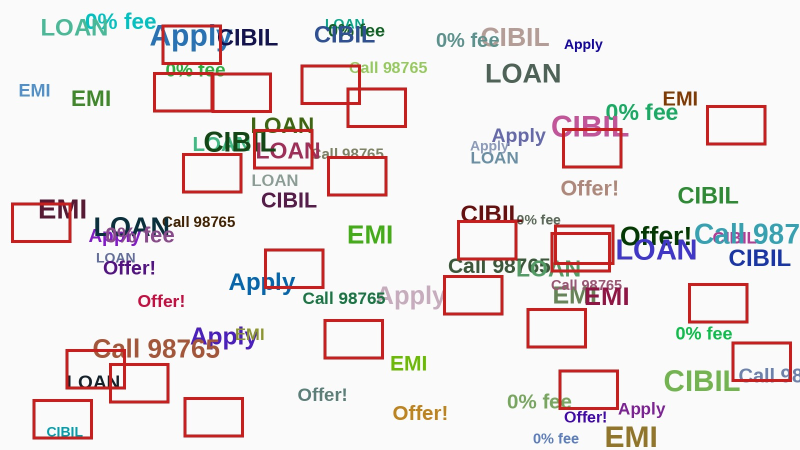
#> input picture backend/tests/fixtures/creatives/landscape_crowded.jpg, 1600 x 900 px (shown at 1/2 size)
$ python -i creative_engine.py   (imports and definitions only)
#> lines starting #> are read from the running program, lines starting #| are printed output that depends on the picture
#> further down, picture is the input picture: PIL image 1600x900 RGB; mean R, G, B 235.9, 230.8, 230.7
"""Marketing creative engine: layout analysis, automatic QR placement, rendering and scan check."""
import io
import json
import os
import re
import tempfile
import uuid
from pathlib import Path

import numpy as np
import qrcode
from PIL import Image, ImageDraw, ImageFont

ASSETS = Path(__file__).resolve().parent.parent / "assets"
CAPTION = 0.2          # caption strip under an overlay QR, as a fraction of QR size
MIN_EXPORT_SHORT = 1080
_logo = None


def font(size, bold=True):
    return ImageFont.truetype(str(ASSETS / ("LiberationSans-Bold.ttf" if bold else "LiberationSans-Regular.ttf")), max(8, int(size)))


# [18 lines left out: functions load, export_base, not called in this run]


def min_qr(w, h):
    return max(185, round(0.14 * min(w, h)))


def default_qr(w, h):
    return max(min_qr(w, h), round(0.2 * min(w, h)))


def footprint(p):
    return (p["x"], p["y"], p["x"] + p["size"], p["y"] + round(p["size"] * (1 + (CAPTION if p.get("caption", True) else 0))))


def _inter(a, b):
    return not (a[2] <= b[0] or b[2] <= a[0] or a[3] <= b[1] or b[3] <= a[1])


# [14 lines left out: functions busy_map, region_busy, not called in this run]


ANALYSIS_PROMPT = """You analyse a marketing creative so a QR code can be added without covering anything important.
Return ONLY JSON:
{"occupied":[{"kind":"text|logo|cta|disclaimer|face|person|product|artwork|contact","box":[x0,y0,x1,y1]}],
 "qr_placeholder":[x0,y0,x1,y1] or null,
 "blank_footer":[x0,y0,x1,y1] or null,
 "has_bankezee_logo":true|false}
Coordinates are integers 0-1000 relative to image width (x) and height (y).
List EVERY piece of text including tiny print, phone numbers, URLs, disclaimers, logos, buttons, faces, people, products and illustrations.
qr_placeholder = the empty space where the designer intended the QR code to go: an empty box/frame, a blank white square, or a blank area next to/below a "Scan to apply" / "Scan here" label, arrow or button (often inside a footer band). Return the full empty area, excluding the label itself. blank_footer = an empty plain band at the bottom with no content.
has_bankezee_logo = true only if the Bankezee brand name/logo is visible."""


# [25 lines not run here, left out]


# [15 lines left out: function overlaps, not called in this run]


def in_bounds(p, W, H):
    f = footprint(p)
    return f[0] >= 0 and f[1] >= 0 and f[2] <= W and f[3] <= H


# [99 lines left out: functions auto_place, qr_tile, logo_img, render, not called in this run]


def decode(im: Image.Image):
    import cv2
    det = cv2.QRCodeDetector()

    def read(img):
        a = cv2.cvtColor(np.asarray(img), cv2.COLOR_RGB2BGR)
        val, pts, _ = det.detectAndDecode(a)
#> val = ''; pts = [[1197, 844], [687, 801], [648, 298.2], [1227, 208]]
        return val or None
    full = read(im)
    k = 1280 / max(im.size)
#> k = 0.8
    wa = im.resize((round(im.width * k), round(im.height * k)), Image.LANCZOS) if k < 1 else im
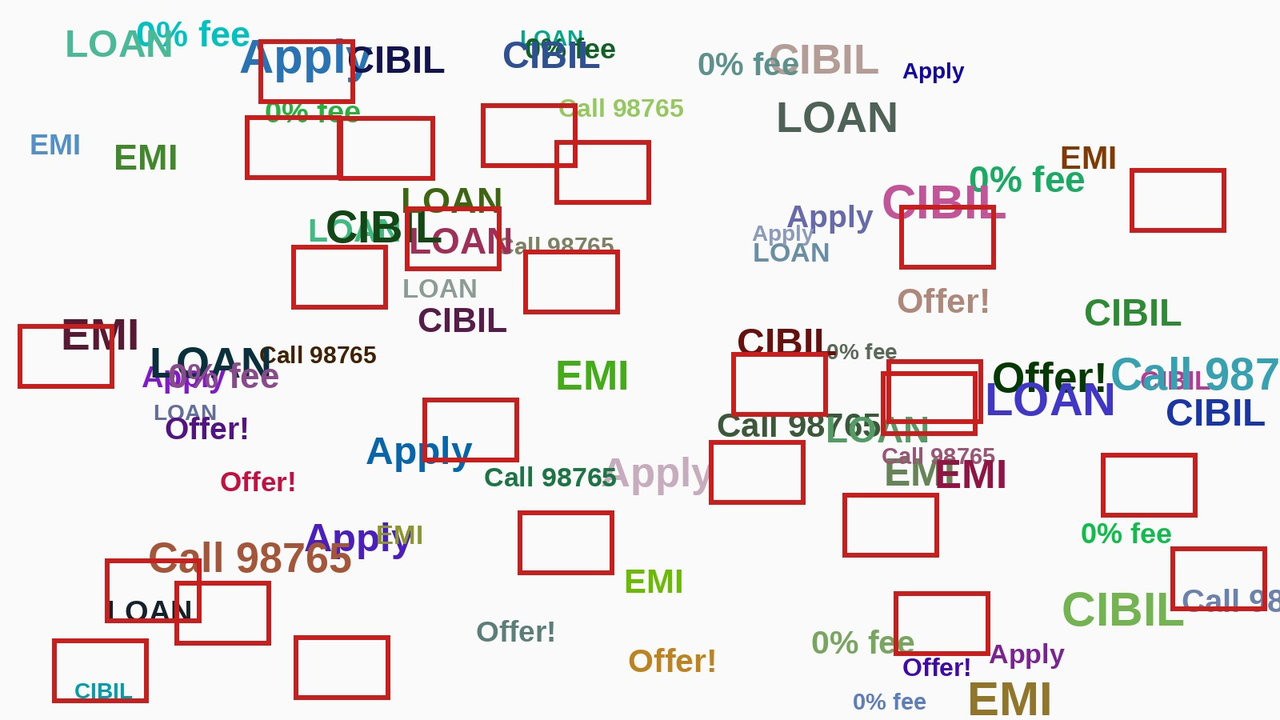
#> wa: PIL image 1280x720 RGB; mean R, G, B 235.7, 230.7, 230.6
    buf = io.BytesIO()
    wa.save(buf, format="JPEG", quality=60)
    return full, read(Image.open(io.BytesIO(buf.getvalue())).convert("RGB"))


# [4 lines left out: function png_bytes, not called in this run]

>>> from PIL import Image
>>> picture = Image.open('../tests/fixtures/creatives/landscape_crowded.jpg')
>>> result = decode(picture)
